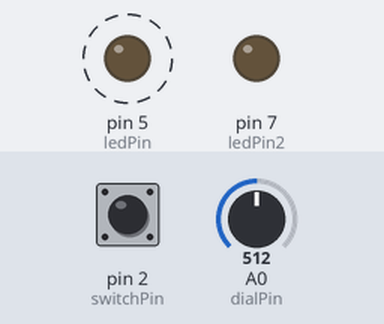
Recording of a sketch running on a simulated Arduino Uno, built with avr-gcc and run on an emulated ATmega328P. Parts: output pins drawn as LEDs (lit = HIGH). Dashed ring = blinking. The test bench sets the inputs (shaded band); at power-on: pin 2 (switchPin) LOW, A0 (dialPin) = 512.

Above: at 1.2 s.
1.3 s: pin 2 (switchPin) pulled HIGH for 0.15 s
At 2.3 s:
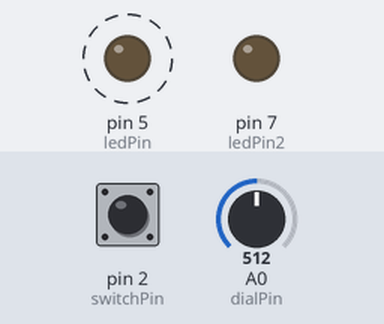
4.3 s: A0 (dialPin) set to 716
At 4.71 s:
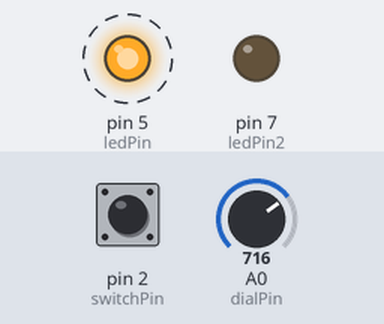
7.3 s: A0 (dialPin) set to 900
At 8.03 s:
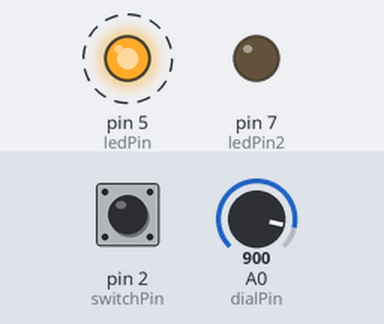
10.3 s: pin 2 (switchPin) pulled HIGH for 3.2 s
At 10.7 s:
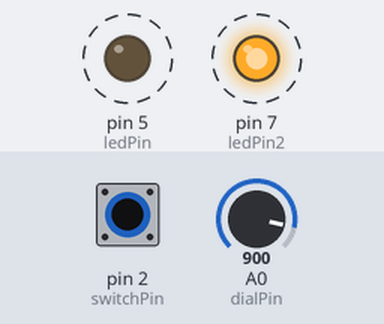
Timing chart, 0 to 16.0 s (numbered marks = the images above; inputs shaded):
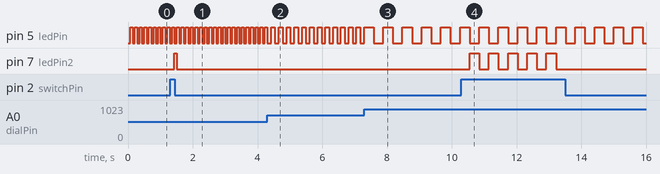

Measured:
- after the input at 1.3 s, pin 7 (ledPin2): LOW → HIGH after 0.13 s, → LOW 0.07 s later
- after the input at 4.3 s, pin 5 (ledPin): alternates HIGH for 0.12 s and LOW for 0.12 s, starting after 0.12 s
- after the input at 7.3 s, pin 5 (ledPin): alternates HIGH for 0.30 s and LOW for 0.30 s, starting after 0.29 s
- after the input at 10.3 s, pin 7 (ledPin2): alternates HIGH for 0.30 s and LOW for 0.30 s, 10 changes in all, then stays LOW, starting after 0.25 s
- by itself, pin 5 (ledPin): alternates HIGH for 0.07 s and LOW for 0.07 s

The sketch:

PComp_-_P1_Blink_Code.ino
```cpp
/*
 * Noah Richards
 * 9/27/2022
 * P1 Blink
 */


// Constants for the separate pins
const int ledPin = 5;
const int ledPin2 = 7;
const int switchPin = 2;
const int dialPin = A0;

// Store the reset value for the ledBlink value
const int ledBlinkMax = 1024*8;

int switchState = 0;
int ledBlink = ledBlinkMax;
volatile byte ledState = LOW;

// Setup the inputs and outputs
void setup() {
  pinMode(ledPin, OUTPUT);
  pinMode(ledPin2, OUTPUT);

  pinMode(switchPin, INPUT);

  Serial.begin(9600);
}

void loop() {
  // Get input values of both the potentiometer and the switch
  int sensorValue = analogRead(dialPin);
  switchState = digitalRead(switchPin);
  //Serial.println(sensorValue);

  // Divide the potentiometer input by 4 so the LEDs don't flash too much
  sensorValue = sensorValue / 4;
  sensorValue = 256 - sensorValue;
  if (sensorValue < 8) {
    sensorValue = 8;
  }

  // Decrement the ledBlink counter by the potentiometer input value
  ledBlink -= sensorValue;

  // "Toggle" the LEDs when the counter hits 0 and reset the counter
  if (ledBlink <= 0) {
    ledState = !ledState;
    // Make the first LED flash
    digitalWrite(ledPin, ledState);

    // The switch controls whether the second LED should flash too
    if (switchState == HIGH) {
      // Make the second LED flash in the opposite pattern from the first LED
      digitalWrite(ledPin2, !ledState);
    } else {
      digitalWrite(ledPin2, LOW);
    }

    ledBlink = ledBlinkMax;
  }

  // Delay the loop by 1 millisecond to let the Arduino process the inputs
  delay(1);
}
```
